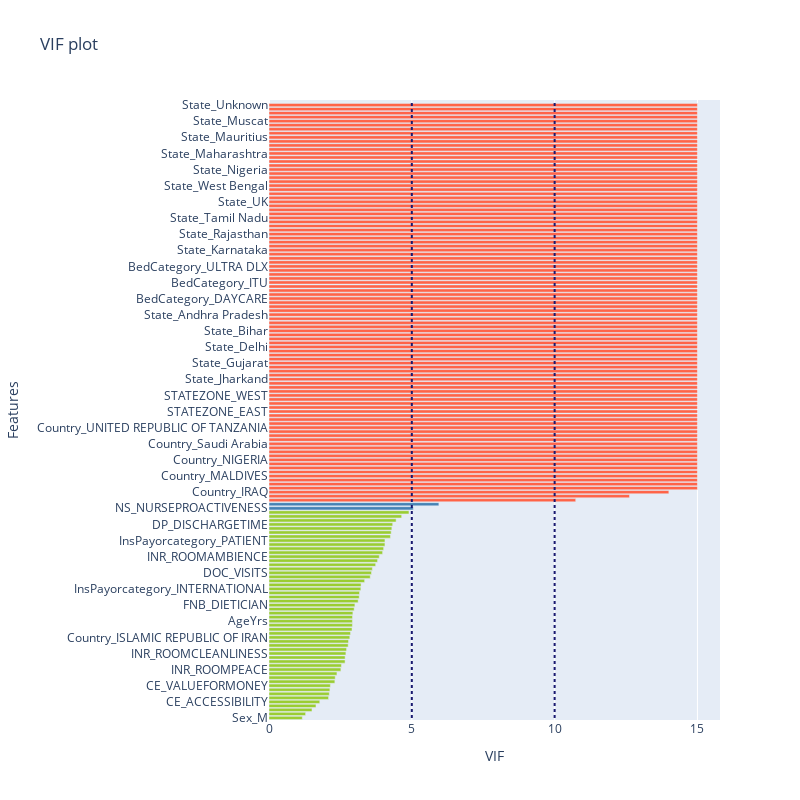

Notebook code cell kept with this figure:
### Markdown cell above
## Feature engineering & selection
### Multi colinearity check and column drop

### Code cell
def multi_collinear(x_train_processed):
    truncate_value=15
    exog_df=x_train_processed.loc[:,x_train_processed.columns!=target_var]
    exog_df=x_train_processed.copy()
    
    exog_df=add_constant(exog_df)
    vifs=pd.Series([1/(1.-OLS(exog_df[col].values,
                              exog_df.loc[:,exog_df.columns!=col].values).fit().rsquared) for col in exog_df],
                   index=exog_df.columns,
                   name='VIF')
    
    vifs=pd.DataFrame(vifs)
    vifs.drop('const',axis=0,inplace=True)
    vifs=vifs['VIF'].where(vifs['VIF']<=truncate_value,truncate_value)
    vifs=pd.DataFrame(vifs)
    vifs_df=vifs.sort_values(by=['VIF'],ascending=True)
    
    vifs_df['colors']=np.where(vifs_df.VIF<=5,'yellowgreen',
                                 np.where((vifs_df.VIF>5) & (vifs_df.VIF<=10),'steelblue','tomato'))
    
    Layout=go.Layout(title="VIF plot", xaxis=dict(title='VIF'),yaxis=dict(title='Features'))
    fig=go.Figure(go.Bar(x=vifs_df.VIF,y=vifs_df.index.tolist(),
                         orientation='h',marker_color=vifs_df['colors']),layout=Layout)
    fig.add_shape(type="line",x0=5,y0=0,x1=5,y1=len(vifs_df.index.tolist()),
                  line=dict(color="midnightblue",width=2,dash="dot"))
    fig.add_shape(type="line",x0=10,y0=0,x1=10,y1=len(vifs_df.index.tolist()),
                  line=dict(color="midnightblue",width=2,dash="dot"))
    
    fig.update_layout(width=800,height=800)
    fig.show(config={'displaylogo':False})
    return vifs

vifs=multi_collinear(x_train)


def multi_col_vars(vifs):
    multicorr_vars=vifs['VIF'].loc[lambda x:x>=10].index.tolist()
    col_to_drop=multicorr_vars
    
    if col_to_drop==[]:
        #clear_output()
        print("No columns were dropped")
    else:
        #clear_output()
        x_train.drop(col_to_drop,axis=1,inplace=True)
        display(Markdown('Successfully dropped:{}'.format(",".join(col_to_drop))))
        
        display(x_train.dtypes)
    return x_train


x_train=multi_col_vars(vifs)

### Figure 1 — Plotly figure (JSON) as saved in the notebook; plotly's stock layout.template omitted (floating-point values rounded to 4 significant figures; data arrays with more than 128 entries replaced by an {"elided": "..."} marker saying what was removed)
{"data": [{"marker": {"color": {"elided": "153 str values"}}, "orientation": "h", "type": "bar", "x": {"elided": "153 float values"}, "y": {"elided": "153 str values"}}], "layout": {"height": 800, "shapes": [{"line": {"color": "midnightblue", "dash": "dot", "width": 2}, "type": "line", "x0": 5, "x1": 5, "y0": 0, "y1": 153}, {"line": {"color": "midnightblue", "dash": "dot", "width": 2}, "type": "line", "x0": 10, "x1": 10, "y0": 0, "y1": 153}], "title": {"text": "VIF plot"}, "width": 800, "xaxis": {"title": {"text": "VIF"}}, "yaxis": {"title": {"text": "Features"}}}}
